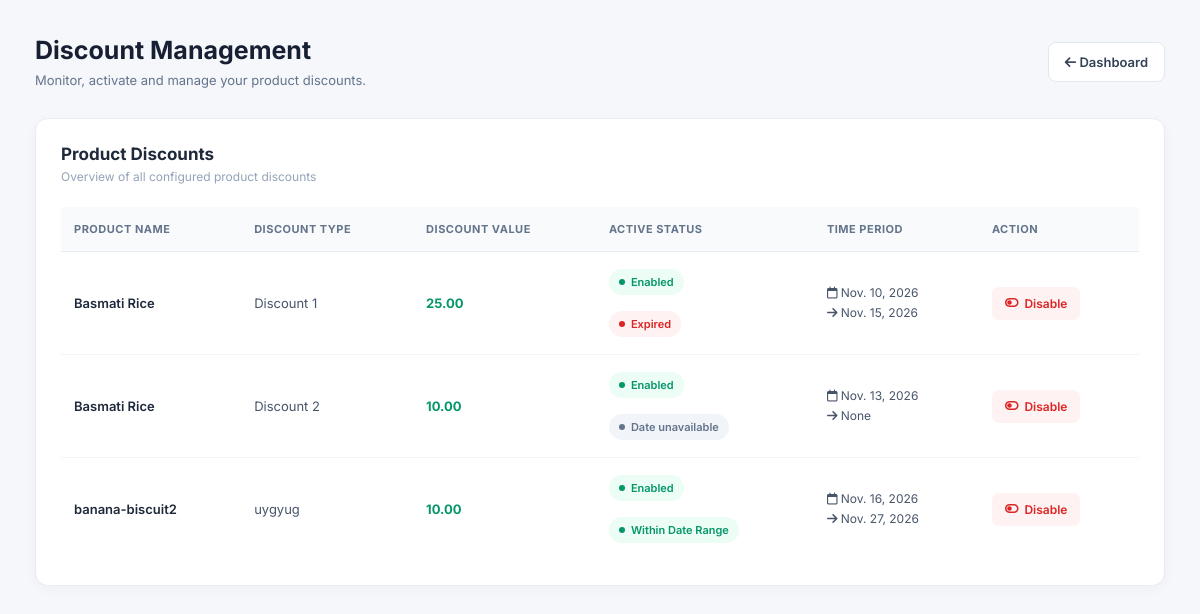
/ManageDiscounts (signed in), run on an earlier commit of the app's database.
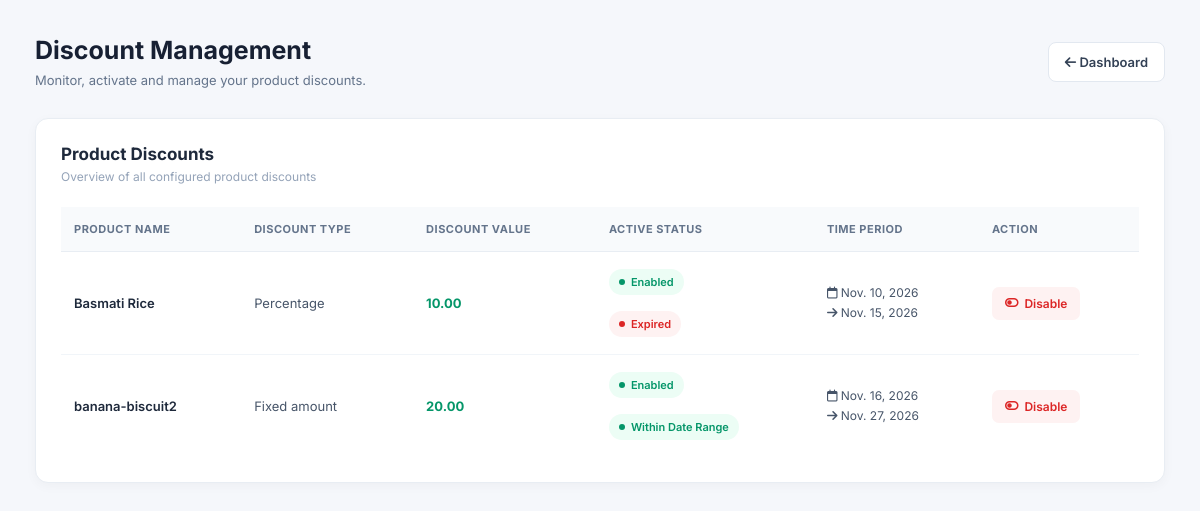
And on a later commit of the database.
### RetailIQApp/models.py (models this page shows)
class DiscountTable(models.Model):
    PRODUCT = models.ForeignKey(ProductTable, on_delete=models.CASCADE, null=True, blank=True)
    discount_type = models.CharField(max_length=20, null=True, blank=True)
    discount_value = models.DecimalField(max_digits=10, decimal_places=2, null=True, blank=True)
    start_date = models.DateField(null=True, blank=True)
    end_date = models.DateField(null=True, blank=True)
    created_at = models.DateTimeField(auto_now_add=True)
    status = models.CharField(max_length=10,null=True,blank=True)

class ProductTable(models.Model):
    SHOPID = models.ForeignKey(ShopTable, on_delete=models.PROTECT, null=True, blank=True) #necessary? because there is fk to category table
    CATEGORY = models.ForeignKey(CategoryTable,on_delete=models.PROTECT,null=True,blank=True)
    product_name = models.CharField(max_length=50, null=True, blank=True)
    STOCK = models.ForeignKey(StockTable, on_delete=models.PROTECT, null=True, blank=True) #not appearing in viewproducts.html
    brand = models.CharField(max_length=20, null=True, blank=True)
    expiry_date = models.DateField(null=True, blank=True)
    manufacturing_date = models.DateField(null=True, blank=True)
    barcode = models.IntegerField(null=True, blank=True)
    purchase_price = models.DecimalField(max_digits=10, decimal_places=2, null=True, blank=True)
    selling_price = models.DecimalField(max_digits=10, decimal_places=2, null=True, blank=True)
    unit = models.CharField(max_length=20, null=True, blank=True)
    description = models.TextField(max_length=200, null=True, blank=True)
    supplier_name = models.CharField(max_length=20, null=True, blank=True)
    supplier_email = models.EmailField(max_length=50, null=True, blank=True)
    supplier_phone = models.CharField(max_length=20, null=True, blank=True)
    status = models.CharField(max_length=20, null=True, blank=True)

### RetailIQApp/views.py (the view)
# urls.py: path('ManageDiscounts',ManageDiscounts.as_view(),name='ManageDiscounts'),
class ManageDiscounts(View):
    def get(self,request):
        obj = DiscountTable.objects.select_related('PRODUCT').filter(PRODUCT__SHOPID__LOGINID_id=request.session['loginid'])
        return render(request,'shop/manageDiscounts.html', {'discount_data':obj})

### templates/Shop/manageDiscounts.html (shortened to what this page needs)
<!DOCTYPE html>
<html lang="en">
<head>
    <link rel="stylesheet" href="https://cdnjs.cloudflare.com/ajax/libs/font-awesome/6.5.0/css/all.min.css">
</head>
<body>
<div class="main">
    <div class="topbar">
        <div class="page-title">
            <h2>Discount Management</h2>
            <p>Monitor, activate and manage your product discounts.</p>
        </div>
        <a href="/shop_home" class="back-btn">
            <i class="fa-solid fa-arrow-left"></i> Dashboard
        </a>
    </div>
    <div class="card">
        <div class="card-header">
            <div>
                <h3>Product Discounts</h3>
                <p>Overview of all configured product discounts</p>
            </div>
        </div>
        <div class="table-wrapper">
            <table>
                <thead>
                    <tr>
                        <th>Product Name</th>
                        <th>Discount Type</th>
                        <th>Discount Value</th>
                        <th>Active Status</th>
                        <th>Time Period</th>
                        <th>Action</th>
                    </tr>
                </thead>
                <tbody>
                    {% for i in discount_data %}
                    <tr>
                        <td>{{ i.PRODUCT.product_name }}</td>
                        <td>{{ i.discount_type }}</td>
                        <td>
                            <span class="discount-value">
                                {{ i.discount_value }}
                            </span>
                        </td>
                        <td>
                            {% if i.status == 'Disable' %}
                                <span class="status disabled">Disabled</span>
                            {% else %}
                                <span class="status enabled">Enabled</span>
                            {% endif %}
                            <br><br>
                            <span class="status date-status"
                                  data-start="{{ i.start_date|date:'Y-m-d' }}"
                                  data-end="{{ i.end_date|date:'Y-m-d' }}">
                            </span>
                        </td>
                        <td>
                            <div class="date-range">
                                <i class="fa-regular fa-calendar"></i>
                                {{ i.start_date }}<br>
                                <i class="fa-solid fa-arrow-right"></i>
                                {{ i.end_date }}
                            </div>
                        </td>
                        <td>
                            {% if i.status == 'Disable' %}
                                <a href="startDiscount/{{i.id}}" class="action-btn enable-btn">
                                    <i class="fa-solid fa-toggle-on"></i> Enable
                                </a>
                            {% else %}
                                <a href="stopDiscount/{{i.id}}" class="action-btn disable-btn">
                                    <i class="fa-solid fa-toggle-off"></i> Disable
                                </a>
                            {% endif %}
                        </td>
                    </tr>
                    {% endfor %}
                </tbody>
            </table>
        </div>
    </div>
</div>
</body>
</html>

### templates/Shop/manageDiscounts.html (style rules this page uses)
* { margin: 0; padding: 0; box-sizing: border-box; }
body { font-family: 'Inter', sans-serif; background: #f5f7fb; color: #1e293b; }
.main { max-width: 1450px; margin: auto; padding: 35px; }
.topbar { display: flex; justify-content: space-between; align-items: center; margin-bottom: 30px; gap: 15px; }
.page-title h2 { font-size: 25px; font-weight: 700; color: #172033; }
.page-title p { color: #64748b; font-size: 13px; margin-top: 7px; }
.back-btn { text-decoration: none; background: white; color: #334155; border: 1px solid #e2e8f0; padding: 11px 16px; border-radius: 8px; font-size: 13px; font-weight: 600; }
.card { background: white; border: 1px solid #e8edf3; border-radius: 13px; padding: 25px; box-shadow: 0 3px 12px rgba(15, 23, 42, 0.035); }
.card-header { display: flex; justify-content: space-between; align-items: center; margin-bottom: 23px; gap: 12px; }
.card-header h3 { font-size: 17px; font-weight: 700; color: #1e293b; }
.card-header p { font-size: 12px; color: #94a3b8; margin-top: 5px; }
.table-wrapper { overflow-x: auto; }
table { width: 100%; border-collapse: collapse; min-width: 850px; }
th { text-align: left; padding: 15px 13px; background: #f8fafc; color: #64748b; font-size: 11px; text-transform: uppercase; letter-spacing: 0.5px; font-weight: 700; border-bottom: 1px solid #e8edf3; }
td { padding: 17px 13px; font-size: 13px; color: #475569; border-bottom: 1px solid #f1f5f9; vertical-align: middle; }
tr:last-child td { border-bottom: none; }
td:first-child { font-weight: 600; color: #1e293b; }
.discount-value { font-weight: 700; color: #059669; }
.status { display: inline-flex; align-items: center; gap: 6px; padding: 6px 10px; border-radius: 20px; font-size: 11px; font-weight: 600; white-space: nowrap; }
.status::before { content: ""; width: 6px; height: 6px; border-radius: 50%; background: currentColor; }
.enabled { background: #ecfdf5; color: #059669; }
.active { background: #ecfdf5; color: #059669; }
.expired { background: #fef2f2; color: #dc2626; }
.date-range { line-height: 1.7; white-space: nowrap; font-size: 12px; }
.action-btn { display: inline-flex; align-items: center; justify-content: center; gap: 6px; text-decoration: none; border: none; border-radius: 7px; padding: 9px 13px; font-size: 12px; font-weight: 600; cursor: pointer; white-space: nowrap; }
.disable-btn { background: #fef2f2; color: #dc2626; }

What changed in the data, as far as the page shows it:
no longer on this page (row edited): DiscountTable: PRODUCT.product_name "Basmati Rice", discount_type "Discount 2", discount_value "10.00", shows "Enabled", start_date "Nov. 13, 2026", end_date "None"
changed DiscountTable "Basmati Rice": discount_type "Discount 1" → "Percentage"; discount_value "25.00" → "10.00"
changed DiscountTable "banana-biscuit2": discount_type "uygyug" → "Fixed amount"; discount_value "10.00" → "20.00"
